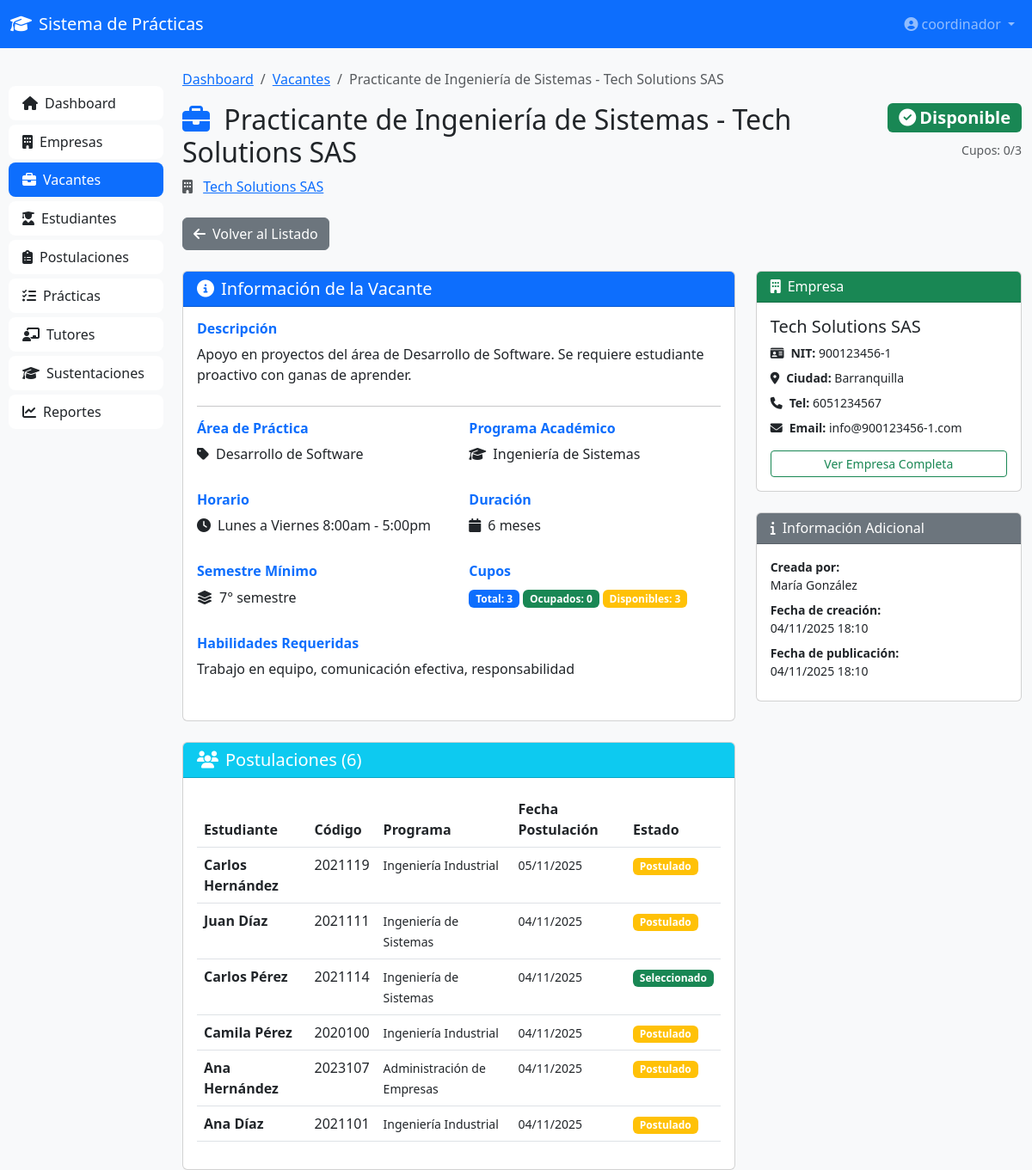
Before: /vacantes/1/ (signed in) with the older database file.
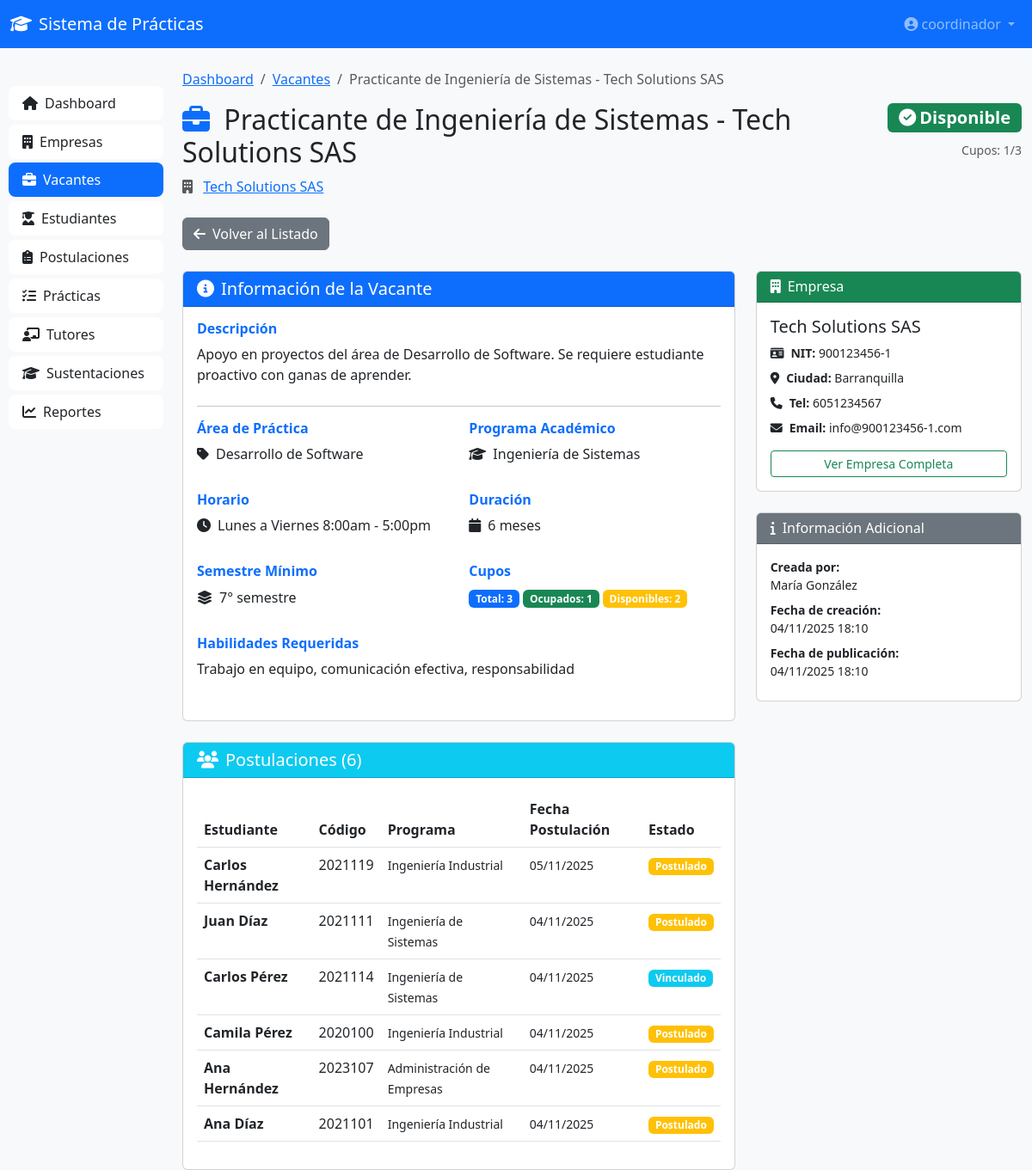
After: the same page with the newer database file.
### coordinacion/models.py (models this page shows, shortened)
class Vacante(models.Model):
    ESTADO_CHOICES = [
        ('DISPONIBLE', 'Disponible'),
        ('OCUPADA', 'Ocupada'),
        ('CERRADA', 'Cerrada'),
    ]
    empresa = models.ForeignKey(Empresa, on_delete=models.CASCADE, related_name='vacantes')
    titulo = models.CharField(max_length=300)
    area_practica = models.CharField(max_length=200, help_text='Área propuesta por la empresa')
    descripcion = models.TextField()
    cantidad_cupos = models.IntegerField(default=1)
    cupos_ocupados = models.IntegerField(default=0)
    programa_academico = models.CharField(max_length=200)
    semestre_minimo = models.IntegerField()
    habilidades_requeridas = models.TextField(blank=True, null=True)
    horario = models.CharField(max_length=200)
    duracion_meses = models.IntegerField(default=6)
    estado = models.CharField(max_length=20, choices=ESTADO_CHOICES, default='DISPONIBLE')
    creada_por = models.ForeignKey(Coordinador, on_delete=models.CASCADE, related_name='vacantes_creadas')
    fecha_creacion = models.DateTimeField(auto_now_add=True)
    fecha_publicacion = models.DateTimeField(blank=True, null=True)
    fecha_cierre = models.DateTimeField(blank=True, null=True)
    class Meta:
        verbose_name = 'Vacante de Práctica'
        verbose_name_plural = 'Vacantes de Práctica'
        ordering = ['-fecha_creacion']
    @property
    def cupos_disponibles(self):
        return self.cantidad_cupos - self.cupos_ocupados

class Postulacion(models.Model):
    ESTADO_CHOICES = [
        ('POSTULADO', 'Postulado'),
        ('SELECCIONADO', 'Seleccionado por Empresa'),
        ('RECHAZADO', 'Rechazado'),
        ('VINCULADO', 'Vinculado'),
    ]
    vacante = models.ForeignKey(Vacante, on_delete=models.CASCADE, related_name='postulaciones')
    estudiante = models.ForeignKey(Estudiante, on_delete=models.CASCADE, related_name='postulaciones')
    postulado_por = models.ForeignKey(Coordinador, on_delete=models.CASCADE, related_name='postulaciones_realizadas')
    estado = models.CharField(max_length=20, choices=ESTADO_CHOICES, default='POSTULADO')
    fecha_postulacion = models.DateTimeField(auto_now_add=True)
    fecha_respuesta = models.DateTimeField(blank=True, null=True)
    observaciones = models.TextField(blank=True, null=True)
    class Meta:
        verbose_name = 'Postulación'
        verbose_name_plural = 'Postulaciones'
        ordering = ['-fecha_postulacion']
        unique_together = ['vacante', 'estudiante']

class Empresa(models.Model):
    ESTADO_CHOICES = [
        ('PENDIENTE', 'Pendiente de Aprobación'),
        ('APROBADA', 'Aprobada'),
        ('RECHAZADA', 'Rechazada'),
        ('INACTIVA', 'Inactiva'),
    ]
    razon_social = models.CharField(max_length=300)
    nit = models.CharField(max_length=20, unique=True)
    direccion = models.CharField(max_length=300)
    telefono = models.CharField(max_length=20)
    email = models.EmailField()
    ciudad = models.CharField(max_length=100)
    representante_nombre = models.CharField(max_length=200)
    representante_cargo = models.CharField(max_length=100)
    representante_email = models.EmailField()
    representante_telefono = models.CharField(max_length=20)
    camara_comercio = models.FileField(
        upload_to='empresas/documentos/',
        validators=[FileExtensionValidator(['pdf'])],
        blank=True,
        null=True
    )
    rut = models.FileField(
        upload_to='empresas/documentos/',
        validators=[FileExtensionValidator(['pdf'])],
        blank=True,
        null=True
    )
    estado = models.CharField(max_length=20, choices=ESTADO_CHOICES, default='PENDIENTE')
    fecha_registro = models.DateTimeField(auto_now_add=True)
    fecha_aprobacion = models.DateTimeField(blank=True, null=True)
    aprobada_por = models.ForeignKey(
        Coordinador,
        on_delete=models.SET_NULL,
        null=True,
        blank=True,
        related_name='empresas_aprobadas'
    )
    observaciones = models.TextField(blank=True, null=True)
    class Meta:
        verbose_name = 'Empresa Formadora'
        verbose_name_plural = 'Empresas Formadoras'
        ordering = ['-fecha_registro']

class Estudiante(models.Model):
    ESTADO_CHOICES = [
        ('APTO', 'Apto para Práctica'),
        ('EN_PRACTICA', 'En Práctica'),
        ('FINALIZADO', 'Práctica Finalizada'),
        ('NO_APTO', 'No Apto'),
    ]
    user = models.OneToOneField(User, on_delete=models.CASCADE, related_name='estudiante')
    codigo = models.CharField(max_length=20, unique=True)
    nombre_completo = models.CharField(max_length=200)
    email = models.EmailField()
    telefono = models.CharField(max_length=20)
    programa_academico = models.CharField(max_length=200)
    semestre = models.IntegerField()
    hoja_vida = models.FileField(
        upload_to='estudiantes/hojas_vida/',
        validators=[FileExtensionValidator(['pdf'])],
        blank=True,
        null=True
    )
    estado = models.CharField(max_length=20, choices=ESTADO_CHOICES, default='APTO')
    promedio_academico = models.DecimalField(max_digits=3, decimal_places=2, blank=True, null=True)
    fecha_registro = models.DateTimeField(auto_now_add=True)
    class Meta:
        verbose_name = 'Estudiante'
        verbose_name_plural = 'Estudiantes'
        ordering = ['nombre_completo']

class Coordinador(models.Model):
    user = models.OneToOneField(User, on_delete=models.CASCADE, related_name='coordinador')
    nombre_completo = models.CharField(max_length=200)
    email = models.EmailField(unique=True)
    telefono = models.CharField(max_length=20, blank=True, null=True)
    fecha_creacion = models.DateTimeField(auto_now_add=True)
    activo = models.BooleanField(default=True)
    class Meta:
        verbose_name = 'Coordinador Empresarial'
        verbose_name_plural = 'Coordinadores Empresariales'

### coordinacion/views.py (the view)
# urls.py: path('vacantes/<int:vacante_id>/', views.vacante_detalle, name='vacante_detalle'),
@coordinator_required
def vacante_detalle(request, vacante_id):
    vacante = get_object_or_404(Vacante, id=vacante_id)
    context = {
        'vacante': vacante,
        'postulaciones': vacante.postulaciones.select_related('estudiante').all(),
    }
    return render(request, 'coordinacion/vacantes/detalle.html', context)

### coordinacion/views.py (called while the page is built)
def coordinator_required(view_func):
    @wraps(view_func)
    def _wrapped_view(request, *args, **kwargs):
        if not request.user.is_authenticated:
            return redirect('coordinacion:login')
        if not hasattr(request.user, 'coordinador'):
            messages.error(request, 'Acceso denegado: se requiere rol Coordinador')
            return HttpResponseForbidden('Acceso denegado')
        return view_func(request, *args, **kwargs)
    return _wrapped_view

### coordinacion/templates/coordinacion/vacantes/detalle.html (shortened to what the changed rows need)
{% extends 'coordinacion/base.html' %}
{% load static %}
{% block content %}
<div class="container-fluid mt-4">
    <div class="row">
        <div class="col-md-9 col-lg-10">
            <nav aria-label="breadcrumb">
                <ol class="breadcrumb">
                    <li class="breadcrumb-item"><a href="{% url 'coordinacion:dashboard' %}">Dashboard</a></li>
                    <li class="breadcrumb-item"><a href="{% url 'coordinacion:vacantes_lista' %}">Vacantes</a></li>
                    <li class="breadcrumb-item active">{{ vacante.titulo }}</li>
                </ol>
            </nav>
            <div class="d-flex justify-content-between align-items-start mb-4">
                <div>
                    <h2>
                        <i class="fas fa-briefcase me-2 text-primary"></i>
                        {{ vacante.titulo }}
                    </h2>
                    <p class="text-muted mb-0">
                        <i class="fas fa-building me-2"></i>
                        <a href="{% url 'coordinacion:empresa_detalle' vacante.empresa.id %}">{{ vacante.empresa.razon_social }}</a>
                    </p>
                </div>
                <div class="text-end">
                    <div class="mt-2">
                        <small class="text-muted">
                            Cupos: {{ vacante.cupos_ocupados }}/{{ vacante.cantidad_cupos }}
                        </small>
                    </div>
                </div>
            </div>
            <div class="row g-4">
                <div class="col-lg-8">
                    <div class="card mb-4">
                        <div class="card-body">
                            <div class="mb-4">
                                <h6 class="fw-bold text-primary">Descripción</h6>
                                <p class="text-justify">{{ vacante.descripcion }}</p>
                            </div>
                            <div class="row">
                                <div class="col-md-6 mb-3">
                                    <h6 class="fw-bold text-primary">Área de Práctica</h6>
                                    <p><i class="fas fa-tag me-2"></i>{{ vacante.area_practica }}</p>
                                </div>
                                <div class="col-md-6 mb-3">
                                    <h6 class="fw-bold text-primary">Programa Académico</h6>
                                    <p><i class="fas fa-graduation-cap me-2"></i>{{ vacante.programa_academico }}</p>
                                </div>
                                <div class="col-md-6 mb-3">
                                    <h6 class="fw-bold text-primary">Horario</h6>
                                    <p><i class="fas fa-clock me-2"></i>{{ vacante.horario }}</p>
                                </div>
                                <div class="col-md-6 mb-3">
                                    <h6 class="fw-bold text-primary">Duración</h6>
                                    <p><i class="fas fa-calendar me-2"></i>{{ vacante.duracion_meses }} meses</p>
                                </div>
                                <div class="col-md-6 mb-3">
                                    <h6 class="fw-bold text-primary">Semestre Mínimo</h6>
                                    <p><i class="fas fa-layer-group me-2"></i>{{ vacante.semestre_minimo }}° semestre</p>
                                </div>
                                <div class="col-md-6 mb-3">
                                    <p>
                                        <span class="badge bg-primary">Total: {{ vacante.cantidad_cupos }}</span>
                                        <span class="badge bg-success">Ocupados: {{ vacante.cupos_ocupados }}</span>
                                        <span class="badge bg-warning">Disponibles: {{ vacante.cupos_disponibles }}</span>
                                    </p>
                                </div>
                                {% if vacante.habilidades_requeridas %}
                                <div class="col-12 mb-3">
                                    <h6 class="fw-bold text-primary">Habilidades Requeridas</h6>
                                    <p class="text-justify">{{ vacante.habilidades_requeridas }}</p>
                                </div>
                                {% endif %}
                            </div>
                        </div>
                    </div>
                    <div class="card">
                        <div class="card-body">
                            {% if postulaciones %}
                                <div class="table-responsive">
                                    <table class="table table-hover">
                                        <thead>
                                            <tr>
                                                <th>Estudiante</th>
                                                <th>Código</th>
                                                <th>Programa</th>
                                                <th>Fecha Postulación</th>
                                                <th>Estado</th>
                                            </tr>
                                        </thead>
                                        <tbody>
                                            {% for postulacion in postulaciones %}
                                                <tr>
                                                    <td><strong>{{ postulacion.estudiante.nombre_completo }}</strong></td>
                                                    <td>{{ postulacion.estudiante.codigo }}</td>
                                                    <td><small>{{ postulacion.estudiante.programa_academico }}</small></td>
                                                    <td><small>{{ postulacion.fecha_postulacion|date:"d/m/Y" }}</small></td>
                                                    <td>
                                                        {% if postulacion.estado == 'POSTULADO' %}
                                                            <span class="badge bg-warning">Postulado</span>
                                                        {% elif postulacion.estado == 'SELECCIONADO' %}
                                                            <span class="badge bg-success">Seleccionado</span>
                                                        {% elif postulacion.estado == 'RECHAZADO' %}
                                                            <span class="badge bg-danger">Rechazado</span>
                                                        {% else %}
                                                            <span class="badge bg-info">Vinculado</span>
                                                        {% endif %}
                                                    </td>
                                                </tr>
                                            {% endfor %}
                                        </tbody>
                                    </table>
                                </div>
                            {% else %}
                                <div class="text-center py-4">
                                    <i class="fas fa-inbox fa-3x text-muted mb-3"></i>
                                    <p class="text-muted">No hay postulaciones para esta vacante</p>
                                </div>
                            {% endif %}
                        </div>
                    </div>
                </div>
                <div class="col-lg-4">
                    <div class="card mb-4">
                        <div class="card-body">
                            <h5>{{ vacante.empresa.razon_social }}</h5>
                            <p class="small mb-2">
                                <i class="fas fa-id-card me-2"></i><strong>NIT:</strong> {{ vacante.empresa.nit }}
                            </p>
                            <p class="small mb-2">
                                <i class="fas fa-map-marker-alt me-2"></i><strong>Ciudad:</strong> {{ vacante.empresa.ciudad }}
                            </p>
                            <p class="small mb-2">
                                <i class="fas fa-phone me-2"></i><strong>Tel:</strong> {{ vacante.empresa.telefono }}
                            </p>
                            <p class="small mb-3">
                                <i class="fas fa-envelope me-2"></i><strong>Email:</strong> {{ vacante.empresa.email }}
                            </p>
                            <a href="{% url 'coordinacion:empresa_detalle' vacante.empresa.id %}" class="btn btn-sm btn-outline-success w-100">
                                Ver Empresa Completa
                            </a>
                        </div>
                    </div>
                    <div class="card">
                        <div class="card-body">
                            <p class="small mb-2">
                                <strong>Creada por:</strong><br>
                                {{ vacante.creada_por.nombre_completo }}
                            </p>
                            <p class="small mb-2">
                                <strong>Fecha de creación:</strong><br>
                                {{ vacante.fecha_creacion|date:"d/m/Y H:i" }}
                            </p>
                            {% if vacante.fecha_publicacion %}
                            <p class="small mb-2">
                                <strong>Fecha de publicación:</strong><br>
                                {{ vacante.fecha_publicacion|date:"d/m/Y H:i" }}
                            </p>
                            {% endif %}
                        </div>
                    </div>
                </div>
            </div>
        </div>
    </div>
</div>
{% endblock %}

Changed rows visible on the page:
changed Vacante "Practicante de Ingeniería de Sistemas - Tech Solutions SAS": cupos_ocupados "0" → "1"; cupos_disponibles "3" → "2"
changed Postulacion "Carlos Pérez": estado "Seleccionado" → "Vinculado"
